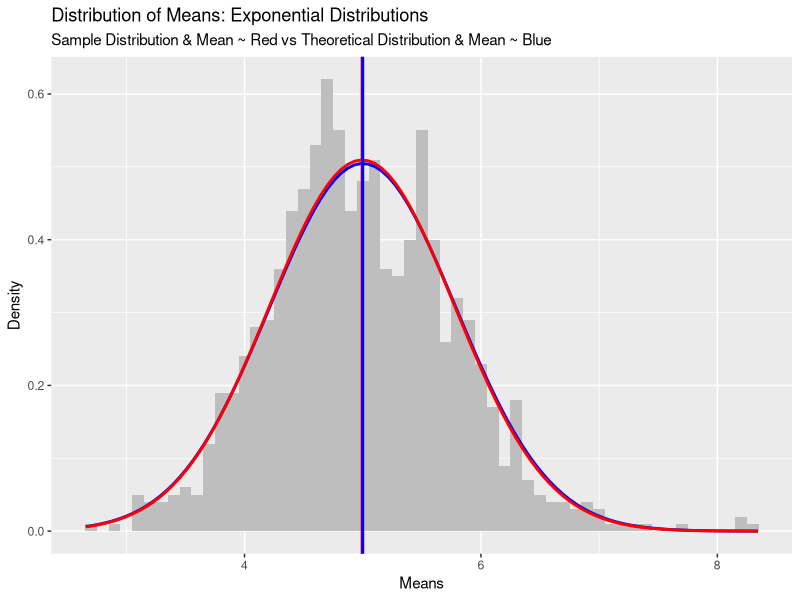

Write the R code that produced this figure.
## ---- chunk 1
knitr::opts_chunk$set(echo = TRUE)
## ---- chunk 2
#load libraries
library(ggplot2)

#set all variables based on the prompt

# lamdba = 0.2, with 40 exponentials, over 1000 samples
lambda <- .2
n <- 40
simulations <- 1000
## ---- chunk 3
#set seed for reproducible simulations
set.seed(16)

#show distributions of mean over 1,000 simulations
means <- NULL
for (i in 1:simulations) means <- c(means, mean(rexp(40, lambda)))

#mean of sample from the 1,000 simulations 
simMean <- mean(means)
print(simMean)
#theoretical mean: 1/lambda
theoreticalMean <- 1/lambda


#create table of comparisons of the means
MeanTable <- matrix(c(theoreticalMean, simMean),ncol=1,byrow=TRUE)
colnames(MeanTable) <- "Mean"
rownames(MeanTable) <- c("Theoretical","Simulation")
MeanTable<- as.table(MeanTable)

#print table of the means comparison
print(MeanTable)
## ---- chunk 4
#standard deviation from the simulations
simStandardDev <- sd(means)

#theoretical standard deviation
theoreticalStandardDev <- (1/lambda)/sqrt(n)

#variancestandard deviation from the simulations
simVariance <- simStandardDev^2

#theoretical variance
theoreticalVariance <- theoreticalStandardDev^2

#create table of comparisons of the variances
VarianceTable <- matrix(c(theoreticalStandardDev, theoreticalVariance, simStandardDev, simVariance),ncol=2,byrow=TRUE)
colnames(VarianceTable) <- c("Variance", "Standard Deviation")
rownames(VarianceTable) <- c("Theoretical","Simulation")
VarianceTable<- as.table(VarianceTable)

#print table of variance & standard deviation comparison
print(VarianceTable)
## ---- chunk 5
SimMeans <- as.data.frame(means)
ggplot(data = SimMeans, aes(x = means)) + 
        geom_histogram(binwidth=0.1, aes(y=..density..), fill = "grey")  +
        stat_function(fun=dnorm,args=list(mean=theoreticalMean, sd= theoreticalStandardDev), color = "blue", size = 1.0) +
        stat_function(fun=dnorm,args=list(mean= simMean, sd= simStandardDev), color = "red", size = 1.0) +
        geom_vline(aes(xintercept = mean(means)),col='red',size=1) + 
        geom_vline(aes(xintercept = 5), col='blue', size = 1) +
        labs(title="Distribution of Means: Exponential Distributions", subtitle="Sample Distribution & Mean ~ Red vs Theoretical Distribution & Mean ~ Blue", x="Means", y="Density")
